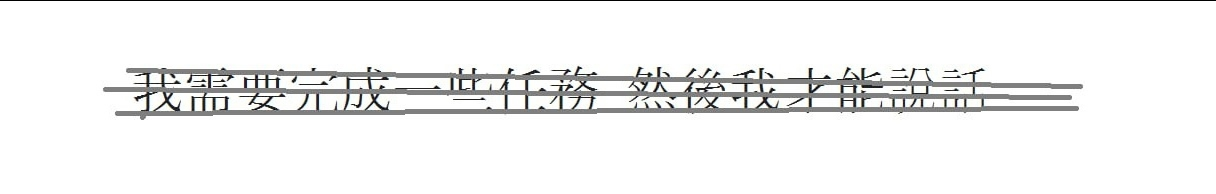
#> input picture text.jpg, 1216 x 194 px, found by its file name
$ jupyter execute --allow-errors Image_processing_4.ipynb
#> lines starting #> are read from the running program, lines starting #| are printed output that depends on the picture; after the words box and inside, x2 and y2 are one past the last pixel; in counts of white or black regions, pixels touching at a corner belong together
**Задание на лабораторную работу №4**
Сделать перевод по картинке в гугл и яндекс переводчиках

[cell 1]
from google.colab import files
from google.colab.patches import cv2_imshow
import cv2
import numpy as np
import matplotlib.pyplot as plt
from google.colab import drive

#> (a cell that did not finish here is left out)

[cell 3]
image = cv2.imread('/content/drive/MyDrive/Image_processing/text.jpg')
#> image is the input picture: shape (194, 1216, 3); mean B, G, R 241, 241.3, 241.1
gray_image = cv2.cvtColor(image, cv2.COLOR_BGR2GRAY)

Просмотр исходного изображения

[cell 4]
plt.figure(figsize=(10, 8))
plt.gca().set_axis_off()
plt.imshow(gray_image, 'gray')

Бинаризация

[cell 5]
threshold = 100

ret, thresh1 = cv2.threshold(gray_image, threshold, 255, cv2.THRESH_BINARY)
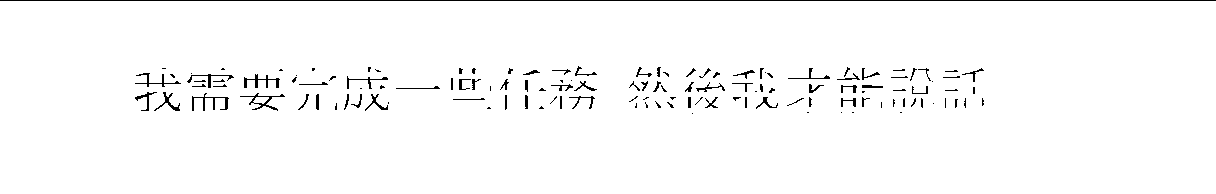
#> thresh1: shape (194, 1216); 97.8% white; black in thin lines or dots, all inside (x1, y1, x2, y2) = (0, 0, 1216, 114)
#> ret = 100

plt.figure(figsize=(15, 8))
plt.imshow(thresh1, 'gray')
plt.gca().set_axis_off()
plt.show()
